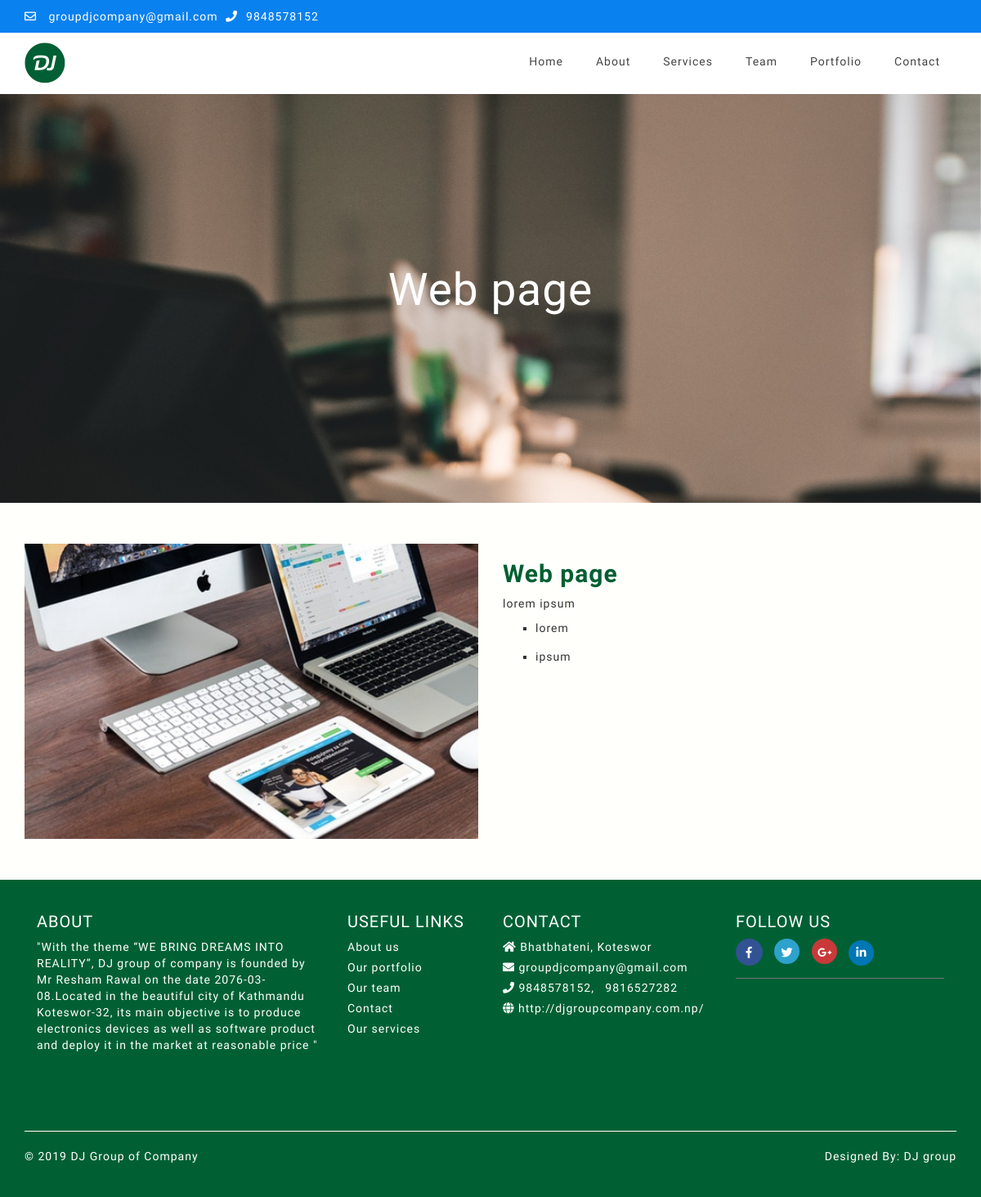
The page /portfolio-detail/1 on the database its author committed.
### djgroup/models.py (models this page shows)
class SiteSetting(models.Model):
    logo = models.ImageField(upload_to='sitesetting')
    number = models.IntegerField()
    number2 = models.IntegerField(null=True)
    email = models.EmailField()
    address = models.CharField(max_length=100)
    website = models.URLField()
    map_link = models.URLField()
    facebook_link = models.URLField(null=True)
    twitter_link = models.URLField(null=True)
    google_link = models.URLField(null=True)
    linkedin_link = models.URLField(null=True)
    created = models.DateTimeField(auto_now_add=True)
    updated = models.DateTimeField(auto_now=True)
    class Meta:
        verbose_name_plural = 'Site Setting'
    def image_tag(self):
        if self.logo:
            return mark_safe('<img src="%s" style="width: 80px; height:80px;" />' % self.logo.url)
        else:
            return 'No Image Found'
    image_tag.short_description = 'Logo'

class Banner(models.Model):
    index = models.ImageField(upload_to='banners')
    index_text = models.TextField(null=True)
    about = models.ImageField(upload_to='banners')
    about_text = models.TextField(null=True)
    services = models.ImageField(upload_to='banners')
    services_text = models.TextField(null=True)
    team = models.ImageField(upload_to='banners')
    team_text = models.TextField(null=True)
    portfolio = models.ImageField(upload_to='banners')
    portfolio_text = models.TextField(null=True)
    contact = models.ImageField(upload_to='banners')
    contact_text = models.TextField(null=True)
    created = models.DateTimeField(auto_now_add=True)
    updated = models.DateTimeField(auto_now=True)
    class Meta:
        verbose_name_plural = 'Banners'
    def index_tag(self):
        if self.index:
            return mark_safe('<img src="%s" style="width: 80px; height:80px;" />' % self.index.url)
        else:
            return 'No Image Found'
    index_tag.short_description = 'Index Banner'
    def about_tag(self):
        if self.about:
            return mark_safe('<img src="%s" style="width: 80px; height:80px;" />' % self.about.url)
        else:
            return 'No Image Found'
    about_tag.short_description = 'About Banner'
    def services_tag(self):
        if self.services:
            return mark_safe('<img src="%s" style="width: 80px; height:80px;" />' % self.services.url)
        else:
            return 'No Image Found'
    services_tag.short_description = 'Services Banner'
    def team_tag(self):
        if self.team:
            return mark_safe('<img src="%s" style="width: 80px; height:80px;" />' % self.team.url)
        else:
            return 'No Image Found'
    team_tag.short_description = 'Team Banner'
    def portfolio_tag(self):
        if self.portfolio:
            return mark_safe('<img src="%s" style="width: 80px; height:80px;" />' % self.portfolio.url)
        else:
            return 'No Image Found'
    portfolio_tag.short_description = 'Portfolio Banner'
    def contact_tag(self):
        if self.contact:
            return mark_safe('<img src="%s" style="width: 80px; height:80px;" />' % self.contact.url)
        else:
            return 'No Image Found'
    contact_tag.short_description = 'Contact Banner'

class Portfolio(models.Model):
    service_type = models.ForeignKey(ServiceType, on_delete=models.CASCADE)
    title = models.CharField(max_length=100)
    description = HTMLField(null=True)
    image = models.ImageField(upload_to='portfolio')
    created = models.DateTimeField(auto_now_add=True)
    updated = models.DateTimeField(auto_now=True)
    class Meta:
        verbose_name_plural = 'Portfolio of our work'
    def image_tag(self):
        if self.image:
            return mark_safe('<img src="%s" style="width: 80px; height:80px;" />' % self.image.url)
        else:
            return 'No Image Found'
    image_tag.short_description = 'Image'

class AboutUs(models.Model):
    description = models.TextField()
    mission = models.TextField()
    vision = models.TextField()
    strategy = models.TextField()
    goal = models.TextField()
    who_we_are = models.TextField()
    why_choose_us = models.TextField()
    how_we_work = models.ImageField(upload_to='about', default=None)
    best_for = models.TextField()
    bg_image = models.ImageField(upload_to='about', default=None)
    created = models.DateTimeField(auto_now_add=True)
    updated = models.DateTimeField(auto_now=True)
    class Meta:
        verbose_name_plural = 'About Us'

### djgroup/views.py (the view)
# urls.py: path('portfolio-detail/<int:id>', views.portfolio_detail, name =  'portfolio-detail')
def portfolio_detail(request, id):
    portfolio = get_object_or_404(Portfolio, id=id)
    return render(request, 'djgroup/detail.html', {'portfolio': portfolio})

### djgroup/context_processor.py (called while the page is built)
def site_setting(request):
    settings = SiteSetting.objects.all().order_by('-created')[0:1]
    abouts = AboutUs.objects.all().order_by('-created')[0:1]
    banners = Banner.objects.all().order_by('-created')[0:1]
    return {'settings': settings, 'abouts': abouts, 'banners': banners}

### templates/djgroup/detail.html (shortened to what this page needs)
{% extends 'djgroup/index.html' %}
{% load static %}
{% block content %}
{% for banner in banners %}
<section class="service-banner" style="background-image: url('/media/{{ banner.portfolio }}');">
	{% endfor %}
	<div class="container">
		<div class="col-md-6 col-md-offset-3">
			<h1>{{ portfolio.title }}</h1>
		</div>
	</div>
</section>
<section class="service-description">
	<div class="container">
		<div class="row">
			<div class="col-lg-6 col-md-6 col-sm-6 col-xs-12">
				<div class="description-left">
					<img src="/media/{{ portfolio.image }}">
				</div>
			</div>
			<div class="col-lg-6 col-md-6 col-sm-6 col-xs-12">
				<div class="description-right">
					<h2>{{ portfolio.title }}</h2>
					<p>{{ portfolio.description|safe }}</p>
				</div>
			</div>
		</div>
	</div>
</section>
{% endblock %}

### templates/djgroup/index.html (shortened to what this page needs)
{% load static %}
<!DOCTYPE html>
<html>
<head>
	<link rel="stylesheet" href="https://use.fontawesome.com/releases/v5.3.1/css/all.css"
>
	<link rel="stylesheet" type="text/css" href="{% static 'css/bootstrap.min.css' %}">
	<link rel="stylesheet" type="text/css" href="{% static 'css/style.css' %}">
	<link rel="stylesheet" type="text/css" href="{% static 'css/animate.css' %}">
	<link rel="stylesheet" type="text/css" href="{% static 'css/cubeportfolio.min.css' %}">
	<link rel="stylesheet" type="text/css" href="{% static 'css/style1.css' %}">
	<link rel="stylesheet" type="text/css" href="{% static 'css/about.css' %}">
	<link rel="stylesheet" type="text/css" href="{% static 'css/team.css' %}">
	<link rel="stylesheet" type="text/css" href="{% static 'css/service.css' %}">
	<link rel="stylesheet" type="text/css" href="{% static 'css/portfolio.css' %}">
	<link rel="stylesheet" type="text/css" href="{% static 'css/detail.css' %}">
	<link rel="stylesheet" type="text/css" href="{% static 'css/responsive.css' %}">
	<link rel="stylesheet" type="text/css" href="{% static 'css/contact.css' %}">
</head>
<body>
	<header>
		<div class="header-top">
			<div class="container">
				<div class="row">
					<div class="ht-left">
						<div class="col-lg-6 col-md-6 col-sm-12 col-xs-12">
							<ul class="pull-left top-contact">
								{% for setting in settings %}
								<li><i class="far fa-envelope"></i><a href="mailto:{{ setting.email }}">
										{{ setting.email }}</a></li>
								<li><i class="fas fa-phone"></i>{{ setting.number }}</li>
							</ul>
							{% endfor %}
						</div>
					</div>
					<div class="col-lg-6 col-md-6 col-sm-6 col-xs-12">
					</div>
				</div>
			</div>
		</div>
		<div class="header-bottom">
			<div class="container">
				{% for setting in settings %}
				<div class="logo"><a href="{% url 'djgroup:index' %}"><img src="/media/{{ setting.logo }}"></a></div>
				{% endfor %}
				<nav>
					<ul>
						<li><a href="{% url 'djgroup:index' %}">Home</a></li>
						<li><a href="{% url 'djgroup:about' %}">About</a></li>
						<li class="sub-menu"><a href="{% url 'djgroup:service' %}">Services</a>
						</li>
						<li><a href="{% url 'djgroup:team' %}">Team</a></li>
						<li><a href="{% url 'djgroup:portfolio' %}">Portfolio</a>
						</li>
						<li><a href="{% url 'djgroup:contact' %}">Contact</a></li>
					</ul>
				</nav>
			</div>
		</div>
	</header>
	{% block content %}{% endblock %}
	<footer>
		<div class="footer-upper">
			<div class="container">
				<div class="footer-part">
					<div class="col-lg-4 col-md-4 col-sm-6 col-xs-12 footer-div">
						<div class="footer-block information">
							<h4 class="title">About</h4>
							{% for about in abouts %}
							<p>{{ about.description }}</p>
							{% endfor %}
						</div>
					</div>
					<div class="col-lg-2 col-md-2 col-sm-6 col-xs-12 footer-div">
						<div class="footer-block information">
							<h4 class="title">Useful links</h4>
							<ul class="list">
								<li class="ft-item"><a href="{% url 'djgroup:about' %}">About us</a></li>
								<li class="ft-item"><a href="{% url 'djgroup:portfolio' %}">Our portfolio</a></li>
								<li class="ft-item"><a href="{% url 'djgroup:team' %}">Our team</a></li>
								<li class="ft-item"><a href="{% url 'djgroup:contact' %}">Contact</a></li>
								<li class="ft-item"><a href="{% url 'djgroup:service' %}">Our services</a></li>
							</ul>
						</div>
					</div>
					<div class="col-lg-3 col-md-3 col-sm-6 col-xs-12 footer-div">
						<div class="footer-block information">
							<h4 class="title">Contact</h4>
							<ul class="list">
								{% for setting in settings %}
								<li class="ft-item"><i class="fa fa-home" aria-hidden="true"></i>
									{{setting.address}}
								</li>
								<li class="ft-item"><i class="fa fa-envelope" aria-hidden="true"></i>
									<a href="mailto:{{ setting.email }}">
										{{ setting.email }}</a>
								</li>
								<li class="ft-item"><i class="fa fa-phone" aria-hidden="true"></i>
									{{setting.number}},
									&nbsp; {{ setting.number2 }}
								</li>
								<li class="ft-item"><i class="fa fa-globe" aria-hidden="true"></i><a href="">
										{{ setting.website }}</a></li>
							</ul>
							{% endfor %}
						</div>
					</div>
					<div class="col-lg-3 col-md-3 col-sm-6 col-xs-12 footer-div">
						<div class="footer-term">
							<h4 class="title">Follow us</h4>
							<ul class="networks">
								{% for setting in settings %}
								<li><a href="{{ setting.facebook_link }}"><i class="fab fa-facebook-f"></i></a></li>
								<li><a href="{{ setting.twitter_link }}"><i class="fab fa-twitter"></i></a></li>
								<li><a href="{{ setting.google_link }}"><i class="fab fa-google-plus-g"></i></a></li>
								<li><a href="{{ setting.linkedin_link }}"><i class="fab fa-linkedin-in"></i></a></li>
								{% endfor %}
							</ul>
						</div>
					</div>
				</div>
				<div class="footer-bottom">
					<div class="row">
						<div class="col-lg-6 col-md-6 col-sm-6 col-xs-12">
							<div class="ft-left">
								<p>© 2019 DJ Group of Company</p>
							</div>
						</div>
						<div class="col-lg-6 col-md-6 col-sm-6 col-xs-12">
							<div class="ft-right">
								{% for setting in settings %}
								<p>Designed By: <a href="{{ setting.website }}">DJ group</a></p>
								{% endfor %}
							</div>
						</div>
					</div>
				</div>
			</div>
		</div>
	</footer>
</body>
</html>

### djgroup/static/css/style.css (style rules this page uses)
body { background: #FFFFFB; font-family: 'Rokkitt', serif; font-family: 'Asul', sans-serif; ; letter-spacing: 1px; }
ul { margin: 0; padding: 0; list-style: none; }
.logo img { height: 50px; width: 50px; }
.header-top { background: #0981EF; color: #fff; padding-top: 10px; padding-bottom: 10px }
.pull-left.top-contact li i { padding-right: 10px; }
.pull-left.top-contact li { padding-right: 5px; }
.header-top .ht-left .top-contact li { display: inline-block; }
.header-bottom { background: #fff; color: #04dbda; box-sizing: border-box; width: 100%; padding-top: 10px; padding-bottom: 10px; }
.header-bottom .logo { color: #04dbda; height: 50px; line-height: 50px; float: left; font-size: 24px; font-weight: bold; }
.header-bottom nav { float: right; }
.header-bottom nav ul { padding: 0; margin: 0; display: flex; }
.header-bottom nav ul li { list-style: none; position: relative; }
.header-bottom nav ul li a { height: 55px; line-height: 50px; padding: 0 20px; color: #444; text-decoration: none; display: block; }
.header-bottom nav ul li a::after { content: ''; position: absolute; width: 100%; transform: scaleX(0); height: 2px; bottom: 0; left: 0; background-color: #006034; transform-origin: bottom right; transition: transform 0.25s ease-out; }
.footer-upper { background: #006034; color: #fff; padding: 30px 0; }
ul.list .ft-item { padding-bottom: 5px; }
.title { text-transform: uppercase; font-size: 20px; }
.footer-term .title { text-transform: uppercase; font-size: 20px; }
ul.networks li { display: inline-block; margin-right: 10px; }
ul.networks { border-bottom: 1px solid #72727d; padding-bottom: 15px; }
.networks li:nth-child(1) { color: #fff; background-color: #325293; width: 33px; height: 33px; border-radius: 50%; text-align: center; padding: 7px }
.networks li:nth-child(2) { color: #fff; background-color: #2DA2CD; width: 31px; height: 31px; border-radius: 50%; text-align: center; padding: 7px }
.networks li:nth-child(3) { color: #fff; background-color: #C93939; width: 31px; height: 31px; border-radius: 50%; text-align: center; padding: 7px }
.networks li:nth-child(4) { color: #fff; background-color: #0077B5; width: 31px; height: 31px; border-radius: 50%; text-align: center; padding: 5px; }
li a { color: #fff; }
.ft-item a { color: #fff; }
.ft-right p { float: right; }
.footer-part { border-bottom: 1px solid #fff; float: left; margin-bottom: 20px; }
.ft-right a { color: #fff; }
@media (min-width: 768px) { .footer-div { height: 277px; } }

### djgroup/static/css/about.css (style rules this page uses)
.col-md-6.col-md-offset-3 { margin-top: 189px; text-align: center; color: #fff; }
.col-md-6.col-md-offset-3 h1 { font-size: 55px; }

### djgroup/static/css/team.css (style rules this page uses)
.col-md-6.col-md-offset-3 { margin-top: 189px; text-align: center; color: #fff; }
.col-md-6.col-md-offset-3 h1 { font-size: 55px; }

### djgroup/static/css/service.css (style rules this page uses)
.service-banner { background-attachment: fixed; background-repeat: no-repeat; background-position: center; background-size: cover; height: 500px; }
.col-md-6.col-md-offset-3 { margin-top: 189px; text-align: center; color: #fff; }
.col-md-6.col-md-offset-3 h1 { font-size: 55px; }

### djgroup/static/css/portfolio.css (style rules this page uses)
.col-md-6.col-md-offset-3 { margin-top: 189px; text-align: center; color: #fff; }
.col-md-6.col-md-offset-3 h1 { font-size: 55px; }

### djgroup/static/css/detail.css (style rules this page uses)
.service-banner { background-image: url(../images/bhadadar.jpg); background-attachment: fixed; background-repeat: no-repeat; background-position: center; background-size: cover; height: 500px; }
.col-md-6.col-md-offset-3 { margin-top: 189px; text-align: center; color: #fff; }
.col-md-6.col-md-offset-3 h1 { font-size: 40px; }
.description-left img { width: 100%; }
.service-description { margin: 50px 0px; }
.description-right h2 { font-weight: bold; color: #005F32; }
.description-right ul li { list-style: square; margin-left: 40px; padding-bottom: 15px; }

### djgroup/static/css/contact.css (style rules this page uses)
.col-md-6.col-md-offset-3 { margin-top: 189px; text-align: center; color: #fff; }
.col-md-6.col-md-offset-3 h1 { font-size: 55px; }

### rows shown on the page
SiteSetting: email "groupdjcompany@gmail.com", number "9848578152", logo (picture), address "Bhatbhateni, Koteswor", number2 "9816527282", website "http://djgroupcompany.com.np/"
Banner: portfolio (picture)
Portfolio: title "Web page", image (picture), description "lorem ipsum lorem ipsum"
AboutUs: description "\"With the theme “WE BRING DREAMS INTO REALITY”, DJ group of company is founded by Mr Resham Rawal on the date 2076-03-08.Located in the beautiful city of Kathmandu Koteswor-32, its main objective is to produce electronics devices as well as software product and deploy it in the market at reasonable price \""
